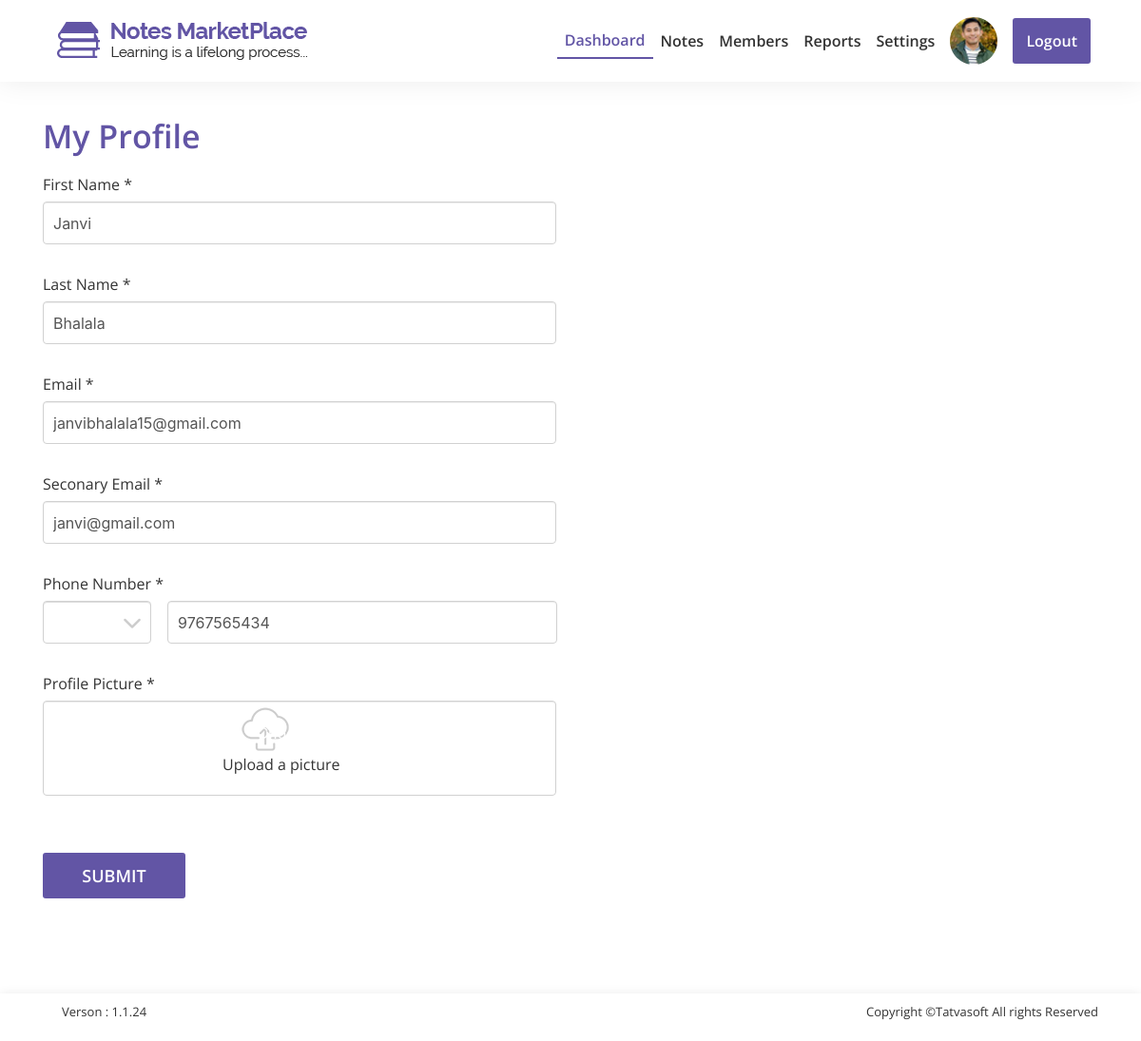
Page /admin/my-profile.php (signed in) on the committed database.
### tables this page shows
CREATE TABLE `user_profile` (
  `profile_id` int(11) NOT NULL,
  `dob` date DEFAULT NULL,
  `gender` int(11) DEFAULT NULL,
  `email2` varchar(100) DEFAULT NULL,
  `country_code` varchar(5) DEFAULT NULL,
  `mobile` varchar(20) DEFAULT NULL,
  `profile_pic` varchar(500) DEFAULT NULL,
  `address1` varchar(100) NOT NULL,
  `address2` varchar(100) NOT NULL,
  `city` varchar(50) NOT NULL,
  `state` varchar(50) NOT NULL,
  `zip_code` varchar(50) NOT NULL,
  `country` varchar(50) NOT NULL,
  `university` varchar(100) DEFAULT NULL,
  `college` varchar(100) DEFAULT NULL,
  `user_id` int(11) NOT NULL,
  `created_date` datetime DEFAULT NULL,
  `created_by` int(11) DEFAULT NULL,
  `updated_date` datetime DEFAULT NULL,
  `updated_by` int(11) DEFAULT NULL,
  `is_active` bit(2) NOT NULL DEFAULT b'1'
);

CREATE TABLE `users` (
  `user_id` int(11) NOT NULL,
  `role_id` int(11) NOT NULL,
  `fname` varchar(50) NOT NULL,
  `lname` varchar(50) NOT NULL,
  `email` varchar(100) NOT NULL,
  `phone_code` varchar(5) DEFAULT NULL,
  `phone` varchar(20) DEFAULT NULL,
  `password` varchar(24) NOT NULL,
  `is_email_verfied` bit(2) NOT NULL DEFAULT b'0',
  `created_by` int(11) DEFAULT NULL,
  `created_date` datetime DEFAULT NULL,
  `updated_date` datetime DEFAULT NULL,
  `updated_by` int(11) DEFAULT NULL,
  `is_active` bit(2) DEFAULT b'1'
);

### admin/my-profile.php (the view, shortened to what this page needs)
<!DOCTYPE html>
<html lang="en">
<?php
    include "process/connection.php";
	$c=0;
		$user=$_SESSION["user_id"];
		$query="SELECT users.user_id,users.fname,users.lname,users.email,users.phone_code,users.phone,user_profile.email2,user_profile.profile_pic FROM users JOIN user_profile ON users.user_id=user_profile.user_id WHERE role_id IN(2,3) AND user_profile.user_id='$user'";
    	$result=mysqli_query($conn, $query);
		if($result && mysqli_num_rows($result)==1){
			$c=1;
			$r= mysqli_fetch_assoc($result);
		}
?>
<head>
	<link rel="stylesheet" href="css/boostrap/bootstrap.min.css">
	<link rel="stylesheet" href="css/animate/animate.min.css">
	<link rel="stylesheet" href="css/style.css">
</head>
<body>
	<?php  include "includes/header.php" ?>
	<section id="my-profile">
		<div class="container">
			<form id="my-profile-form" class="contact-form" method="post" action="process/addProfile.php" enctype="multipart/form-data">
				<div class="table-heading animated fadeInDown pt-4">
					<h2>My Profile</h2>
				</div>
				<div class="row contact-wrap">
					<div class="col-md-6 col-sm-12 col-xs-12 animated slideInLeft">
						<div class="form-group">
							<label class="required">First Name</label>
							<input type="text" name="fname" <?php if($c==1){
							?>value="<?php echo $r['fname']; ?>" <?php } ?> class="form-control" required="required " placeholder="Enter your first name">
						</div>
						<div class="form-group">
							<label class="required">Last Name</label>
							<input type="text" name="lname" <?php if($c==1){
							?>value="<?php echo $r['lname']; ?>" <?php } ?> class="form-control" required="required " placeholder="Enter your last name">
						</div>
						<div class="form-group">
							<label class="required">Email</label>
							<input type="email" name="email" <?php if($c==1){
							?>value="<?php echo $r['email']; ?>" <?php } ?> class="form-control" required="required" placeholder="Enter your email address">
						</div>
						<div class="form-group">
							<label class="required">Seconary Email</label>
							<input type="email" name="email2" <?php if($c==1){
							?>value="<?php echo $r['email2']; ?>" <?php } ?> class="form-control" required="required" placeholder="Enter your email address">
						</div>
						<div class="form-group">
							<label class="required">Phone Number</label>
							<div class="row">
								<div class="styled-select form-control phone">
									<select name="phone" id="phone-code" class="form-control ">
										<?php if($c==1){
							?><option value=" <?php echo $r['email2']; ?>"><?php echo $r['phone_code'];  ?></option><?php } ?>
										<option value="+91">+91</option>
									</select>
								</div>
								<input type="number" name="phone-number" <?php if($c==1){
							?>value="<?php echo $r['phone']; ?>" <?php } ?> class="form-phone-number col-md-auto" required="required" placeholder="Enter your email address">
							</div>
						</div>
						<div class="form-group">
							<label class="required">Profile Picture</label>
							<input type="file" name="profile_pic" class="form-control input-img">
							<label class="file-label">Upload a picture</label>
						</div>
						<button class="small-btn" name="add_profile" type="submit" value="1">Submit</button>
					</div>
				</div>
			</form>
		</div>
	</section>
	<?php  include "includes/footer.php" ?>
</body>
</html>

### admin/css/style.css (style rules this page uses)
html, body { height: 100%; padding-top: 50px; }
section { background: #fff; overflow: hidden; width: 100%; }
.form-group { margin-bottom: 0; }
.form-control.input-img { height: 100px; }
.form-control { width: 100%; height: 45px; padding: 6px 10px; font-size: 16px; line-height: 1.428571429; color: #555555; background-color: #fff; background-image: none; border: 1px solid #d1d1d1; border-radius: 4px; margin-bottom: 30px; -webkit-box-shadow: inset 0 1px 1px rgba(0, 0, 0, 0.075); box-shadow: inset 0 1px 1px rgba(0, 0, 0, 0.075); -webkit-transition: border-color ease-in-out 0.15s, box-shadow ease-in-out 0.15s; -o-transition: border-color ease-in-out 0.15s, box-shadow ease-in-out 0.15s; transition: border-color ease-in-out 0.15s, box-shadow ease-in-out 0.15s; }
input::placeholder { color: #8a8a8a; font-size: 16px; font-weight: 400px; font-family: "Open Sans", sans-serif; }
label { font-family: "Open Sans", sans-serif; font-size: 16px; font-weight: 400; line-height: 20px; color: #333333; margin: 0; padding: 0px; margin-bottom: 8px; }
input[type='file'] { color: transparent; }
.file-label { position: relative; top: -75px; left: 35%; z-index: 2; color: #333333 !important; }
button { font-family: "Open Sans", sans-serif; text-transform: uppercase; outline: 0; background-color: #6255a5; width: 100%; border: 0; padding: 10px; color: #FFFFFF; font-size: 18px; -webkit-transition: all 0.3 ease; transition: all 0.3 ease; cursor: pointer; font-weight: 600; border-radius: 3px; }
.small-btn { font-family: "Open Sans", sans-serif; text-transform: uppercase; outline: 0; font-weight: 600; background-color: #6255a5; width: 150px; border-radius: 3px; border: 0; padding: 10px; color: #FFFFFF; font-size: 18px; -webkit-transition: all 0.3 ease; transition: all 0.3 ease; cursor: pointer; margin-bottom: 60px; }
.required:after { content: " *"; }
input, .rate, button { font-size: 16px; padding: 8px; }
select, textarea { border-radius: 8px; box-shadow: inset 0 1px 1px #e1e1e1; font-size: 16px; padding: 8px; width: inherit; }
button { min-width: 48px; min-height: 48px; }
.styled-select { overflow: hidden; overflow: -moz-hidden-unscrollable; background: url(../img/User-Profile/arrow-down.png) no-repeat right white; display: inline-block; position: relative; width: 150px; }
.styled-select select { background: transparent; -webkit-appearance: none; width: inherit; font-size: 16px; border: 0; position: absolute; left: 0; top: 0; }
.phone.styled-select { width: 20% !important; }
.phone.styled-select select { width: 100% !important; }
.phone { margin-left: 15px; }
.form-phone-number { width: 72%; height: 45px; padding: 6px 10px; margin-left: 3%; font-size: 16px; line-height: 1.428571429; color: #555555; background-color: #fff; background-image: none; border: 1px solid #d1d1d1; border-radius: 4px; margin-bottom: 30px; -webkit-box-shadow: inset 0 1px 1px rgba(0, 0, 0, 0.075); box-shadow: inset 0 1px 1px rgba(0, 0, 0, 0.075); -webkit-transition: border-color ease-in-out 0.15s, box-shadow ease-in-out 0.15s; -o-transition: border-color ease-in-out 0.15s, box-shadow ease-in-out 0.15s; transition: border-color ease-in-out 0.15s, box-shadow ease-in-out 0.15s; }
.table-heading h2 { color: #6255a5; font-family: "Open Sans", sans-serif; font-weight: 600; font-size: 34px; line-height: 38px; margin-bottom: 20px; }

### rows in the picture
user_profile: fname "Janvi", lname "Bhalala", email "janvibhalala15@gmail.com", email2 "janvi@gmail.com", phone-number "9767565434"
